Frame 1 (no input): blank canvas, image omitted
Frame 60 (the mouse pressed at the canvas centre just before this capture): blank canvas, image omitted
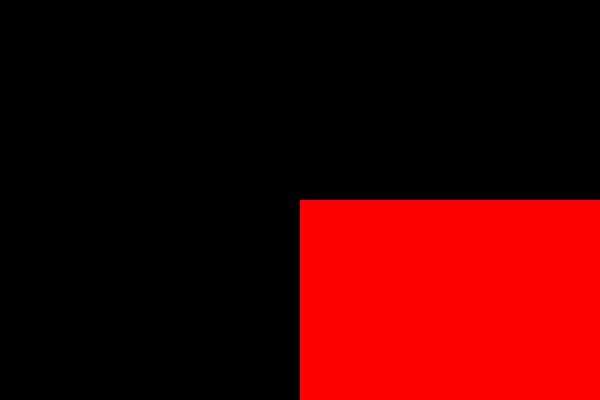
Frame 120 (the mouse held since frame 60 and released just before this capture)

The Processing sketch whose frames 1 and 60 were blank and that drew this single picture after the mouse press (run headless with seeded random() and noise(); from frame 60 on, the mouse is pressed at the canvas centre):

// Processing sketch: classbrush
// ── classbrush.pde
void setup() {
  size(600, 400);
  background(0);
  noStroke();
  fill(255, 0, 0, 50);
}

void draw() {
  int x = mouseX;
  int y = mouseY;
  if (mousePressed == true) {
    rect(x, y, pmouseX, pmouseY);
  }
}
